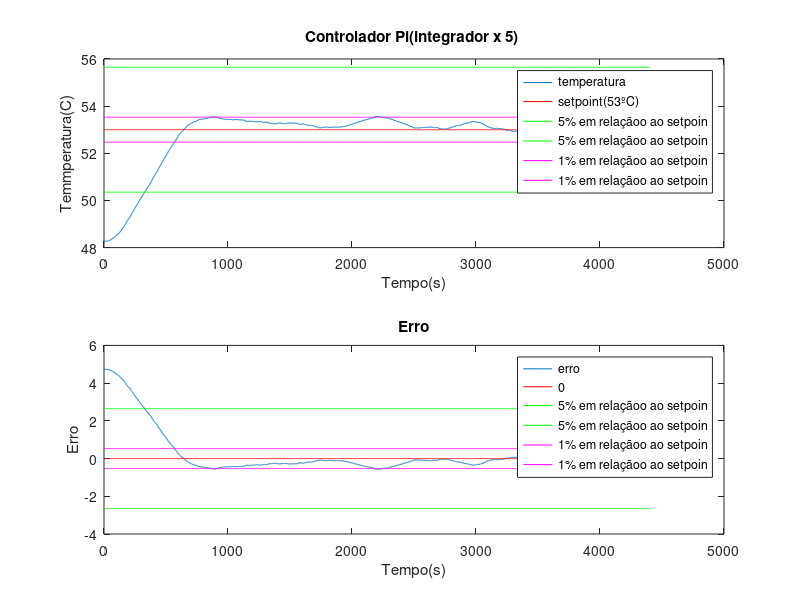

Write the MATLAB code that produced this figure.
arquivo=load('zn_38_53_pi_5_x.txt');%le o arquivo com os dados

amostras=size(arquivo);%identifica a quantidade de dados
amostras=amostras(1,1);%salva a quantidade de dados

temperatura=arquivo(:,1);
setpoint=arquivo(:,2);
erro=arquivo(:,3);
tempo_s=arquivo(:,4);
entrada_lamp=arquivo(:,5);

tempo_s=tempo_s-tempo_s(1,1);

subplot(2,1,1);
plot(tempo_s,temperatura,tempo_s,ones(amostras,1)*53,'r', ...
    tempo_s,ones(amostras,1)*53*1.05,'g',tempo_s,ones(amostras,1)*53*0.95,'g', ...
    tempo_s,ones(amostras,1)*53*1.01,'m',tempo_s,ones(amostras,1)*53*0.99,'m')
legend('temperatura','setpoint(53ºC)','5% em relaçãoo ao setpoin','5% em relaçãoo ao setpoin', ...
    '1% em relaçãoo ao setpoin','1% em relaçãoo ao setpoin');
title ('Controlador Pi(integrador x 5) ');
xlabel ('Tempo(s)');
ylabel ('Temmperatura(C)');
subplot(2,1,2);
plot(tempo_s,erro,tempo_s,zeros(amostras,1),'r', ...
    tempo_s,ones(amostras,1)*53*0.05,'g',tempo_s,ones(amostras,1)*53*-0.05,'g', ...
    tempo_s,ones(amostras,1)*53*0.01,'m',tempo_s,ones(amostras,1)*53*-0.01,'m')
legend('erro','0','5% em relaçãoo ao setpoin','5% em relaçãoo ao setpoin', ...
    '1% em relaçãoo ao setpoin','1% em relaçãoo ao setpoin');
title ('Erro');
xlabel ('Tempo(s)');
ylabel ('Erro');
print -dpng -r300 controlador_pi_5x.png 